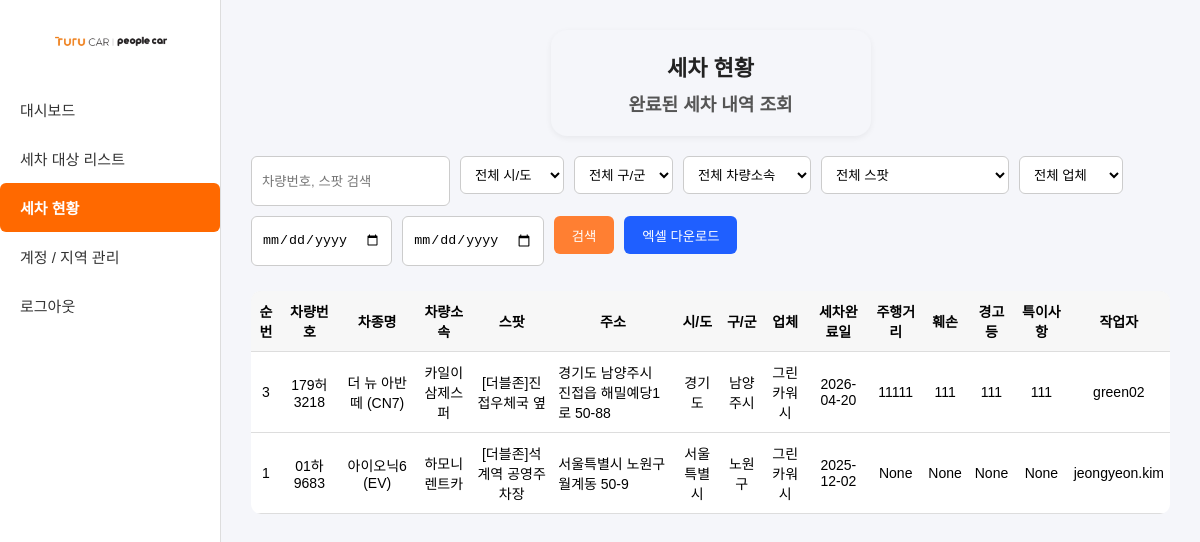
The app's page /wash_status (signed in) with its own data.
### tables this page shows
CREATE TABLE accounts (
    id INTEGER PRIMARY KEY AUTOINCREMENT,
    username TEXT UNIQUE,
    password TEXT,
    role TEXT,
    vendor TEXT
, parent_id INTEGER);

### app.py (the view)
@app.route("/wash_status")
@login_required
def wash_status():
    s = request.args.get("s", "")
    r1 = request.args.get("r1", "")
    r2 = request.args.get("r2", "")
    org = request.args.get("org", "")
    sp = request.args.get("spot", "")
    vendor = request.args.get("vendor", "")
    start = request.args.get("start", "")
    end = request.args.get("end", "")
    conn = get_wash_db()
    cur = conn.cursor()
    query = "SELECT * FROM wash_history WHERE 1=1"
    params = []
    scope_sql, scope_params = scoped_condition("wash_history", current_user)
    query += scope_sql
    params += scope_params
    if s:
        query += " AND (차량번호 LIKE ? OR 스팟 LIKE ?)"
        params += [f"%{s}%", f"%{s}%"]
    if r1:
        query += " AND 지역시도=?"
        params.append(r1)
    if r2:
        query += " AND 지역구군=?"
        params.append(r2)
    if org:
        query += " AND 차량소속=?"
        params.append(org)
    if sp:
        query += " AND 스팟=?"
        params.append(sp)
    if vendor and current_user.is_master:
        query += " AND 업체=?"
        params.append(vendor)
    if start and end:
        query += " AND 세차완료일 BETWEEN ? AND ?"
        params += [start, end]
    query += " ORDER BY id DESC"
    rows = cur.execute(query, params).fetchall()
    region1 = filter_distinct_values(cur, "wash_history", "지역시도", scope_sql, scope_params)
    region2 = filter_distinct_values(cur, "wash_history", "지역구군", scope_sql, scope_params)
    car_org_list = filter_distinct_values(cur, "wash_history", "차량소속", scope_sql, scope_params)
    spot_list = filter_distinct_values(cur, "wash_history", "스팟", scope_sql, scope_params)
    vendor_list = filter_distinct_values(cur, "wash_history", "업체", scope_sql, scope_params)
    conn.close()
    return render_template(
        "wash_status.html",
        rows=rows,
        region1=region1,
        region2=region2,
        car_org_list=car_org_list,
        spot_list=spot_list,
        vendor_list=vendor_list,
        search_input=s,
        selected_r1=r1,
        selected_r2=r2,
        selected_org=org,
        selected_spot=sp,
        selected_vendor=vendor,
        start=start,
        end=end
    )

### app.py (called while the page is built, shortened)
def get_user_db():
    conn = sqlite3.connect(USER_DB_PATH)
    conn.row_factory = sqlite3.Row
    return conn

def get_wash_db():
    conn = sqlite3.connect(WASH_DB_PATH)
    conn.row_factory = sqlite3.Row
    return conn

@login_manager.user_loader
def load_user(user_id):
    conn = get_user_db()
    cur = conn.cursor()
    row = cur.execute("SELECT * FROM accounts WHERE id=?", (user_id,)).fetchone()
    conn.close()
    if row:
        return User(
            row["id"],
            row["username"],
            row["role"],
            row["vendor"],
            row["parent_id"]
        )
    return None

def scoped_condition(table_name, user):
    if user.is_master:
        return "", []
    clauses = [f"{table_name}.업체 = ?"]
    params = [user.vendor]
    return " AND " + " AND ".join(clauses), params

def filter_distinct_values(cur, table_name, column_name, base_query, base_params):
    query = f"SELECT DISTINCT {column_name} AS value FROM {table_name} WHERE 1=1{base_query} ORDER BY {column_name}"
    rows = cur.execute(query, base_params).fetchall()
    return [r["value"] for r in rows if r["value"] not in (None, "", "None")]

    @property
    def is_master(self):
        return self.role == "master"

    @property
    def is_admin(self):
        return self.role in ("master", "admin")

    @property
    def is_staff(self):
        return self.role == "staff"

### templates/wash_status.html (shortened to what this page needs)
{% extends "base.html" %}
{% block content %}
<div style="
    width: 100%;
    display: flex;
    justify-content: center;
    margin-bottom: 20px;
">
    <div style="
        background: #f5f6fa;
        padding: 20px 30px;
        border-radius: 16px;
        text-align: center;
        box-shadow: 0px 2px 6px rgba(0,0,0,0.06);
        min-width: 260px;
        max-width: 90%;
    ">
        <div style="
            font-size: 22px;
            font-weight: 800;
            margin-bottom: 8px;
            color:#222;
        ">
            세차 현황
        </div>
        <div style="
            font-size: 18px;
            font-weight: 700;
            color:#555;
        ">
            완료된 세차 내역 조회
        </div>
    </div>
</div>
<div class="filter-row">
    <input
        type="text"
        id="search_input"
        class="filter-item"
        placeholder="차량번호, 스팟 검색"
        value="{{ search_input }}"
    >
    <select id="region1" class="filter-item">
        <option value="">전체 시/도</option>
    </select>
    <select id="region2" class="filter-item">
        <option value="">전체 구/군</option>
    </select>
    <select id="car_org" class="filter-item">
        <option value="">전체 차량소속</option>
    </select>
    <select id="spot" class="filter-item">
        <option value="">전체 스팟</option>
    </select>
    {% if current_user.role == 'admin' %}
    <select id="vendor" class="filter-item">
        <option value="">전체 업체</option>
    </select>
    {% endif %}
    <input type="date" id="start" class="filter-item" value="{{ start }}">
    <input type="date" id="end" class="filter-item" value="{{ end }}">
    <button onclick="applyFilter()">검색</button>
    <button class="excel-btn" onclick="downloadExcel()">엑셀 다운로드</button>
</div>
<div style="overflow-x:auto;">
<table>
    <thead>
        <tr>
            <th>순번</th>
            <th>차량번호</th>
            <th>차종명</th>
            <th>차량소속</th>
            <th>스팟</th>
            <th>주소</th>
            <th>시/도</th>
            <th>구/군</th>
            <th>업체</th>
            <th>세차완료일</th>
            <th>주행거리</th>
            <th>훼손</th>
            <th>경고등</th>
            <th>특이사항</th>
            <th>작업자</th>
        </tr>
    </thead>
    <tbody>
        {% for r in rows %}
        <tr>
            <td>{{ r["id"] }}</td>
            <td>{{ r["차량번호"] }}</td>
            <td>{{ r["차종명"] }}</td>
            <td>{{ r["차량소속"] }}</td>
            <td>{{ r["스팟"] }}</td>
            <td style="text-align:left; padding-left:6px;">{{ r["주소"] }}</td>
            <td>{{ r["지역시도"] }}</td>
            <td>{{ r["지역구군"] }}</td>
            <td>{{ r["업체"] }}</td>
            <td>{{ r["세차완료일"] }}</td>
            <td>{{ r["주행거리"] }}</td>
            <td>{{ r["훼손"] }}</td>
            <td>{{ r["경고등"] }}</td>
            <td>{{ r["특이사항"] }}</td>
            <td>{{ r["작업자"] }}</td>
        </tr>
        {% endfor %}
    </tbody>
</table>
</div>
{% endblock %}

### static/css/style.css (style rules this page uses)
body { margin: 0; font-family: Pretendard, sans-serif; background: #f5f6fa; }
table { width: 100%; background: #fff; border-collapse: collapse; border-radius: 10px; overflow: hidden; }
thead { background: #f0f0f0; }
th, td { padding: 10px 12px; text-align: left; border-bottom: 1px solid #eee; }

### templates/wash_status.html (style rules this page uses)
.filter-row { display: flex; gap: 10px; margin-bottom: 15px; flex-wrap: wrap; }
.filter-item { height: 38px; padding: 5px 10px; border-radius: 6px; border: 1px solid #ccc; background: white; }
.filter-row button { height: 38px; padding: 0 18px; background: #ff7f32; color: white; border: none; border-radius: 6px; cursor: pointer; }
.excel-btn { background: #1f5fff !important; }
table { width: 100%; border-collapse: collapse; margin-top: 10px; font-size: 14px; }
table th, table td { text-align: center; padding: 10px 6px; border-bottom: 1px solid #ddd; }
table thead tr { background: #f7f7f7; font-weight: bold; }

### records on screen
accounts: id "3", 차량번호 "179허3218", 차종명 "더 뉴 아반떼 (CN7)", 차량소속 "카일이삼제스퍼", 스팟 "[더블존]진접우체국 옆", 주소 "경기도 남양주시 진접읍 해밀예당1로 50-88", 지역시도 "경기도", 지역구군 "남양주시", 업체 "그린카워시", 세차완료일 "2026-04-20", 주행거리 "11111", 훼손 "111", 경고등 "111", 특이사항 "111", 작업자 "green02", id "1", 차량번호 "01하9683", 차종명 "아이오닉6 (EV)", 차량소속 "하모니렌트카", 스팟 "[더블존]석계역 공영주차장", 주소 "서울특별시 노원구 월계동 50-9", 지역시도 "서울특별시", 지역구군 "노원구", 세차완료일 "2025-12-02", 주행거리 "None", 훼손 "None", 경고등 "None", 특이사항 "None", 작업자 "jeongyeon.kim"
